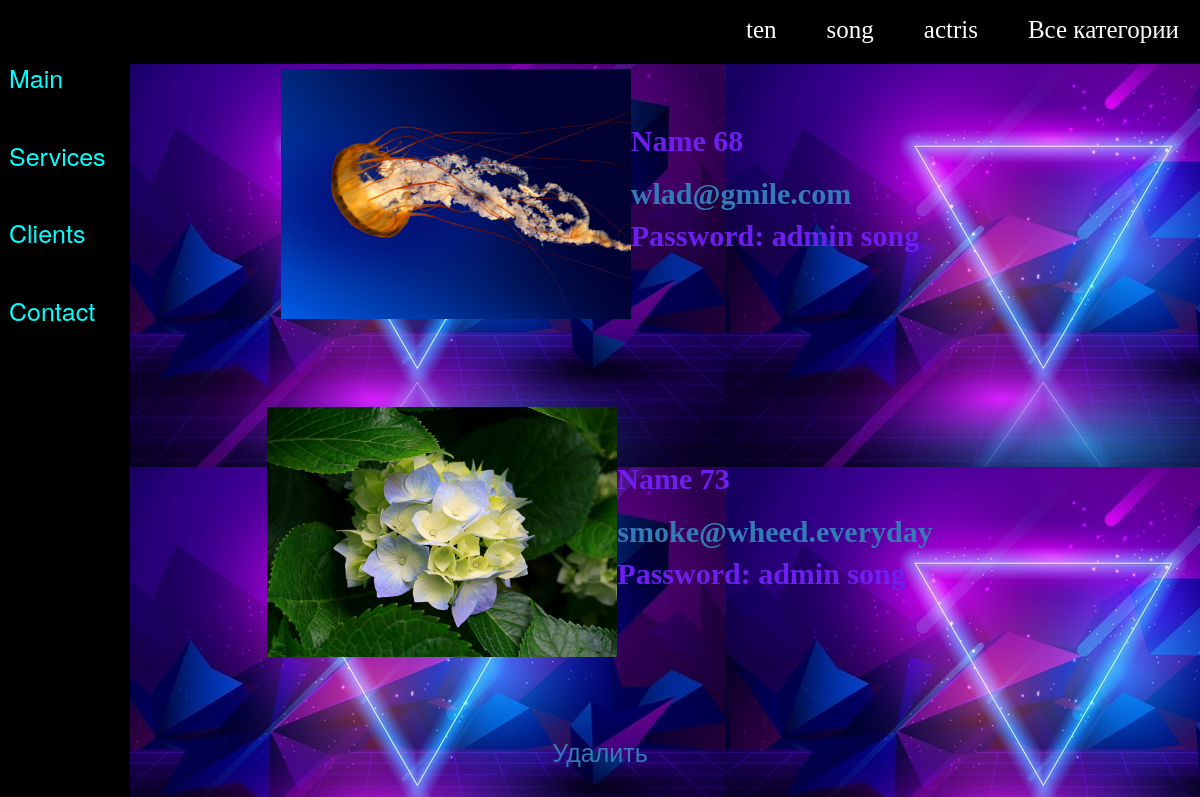
The app's page /category/2/ with its own data.
### djamshut/models.py (models this page shows, shortened)
class Category(models.Model):
    name = models.CharField(max_length=100, db_index=True)
    def __str__(self):
        return self.name
    def get_absolute_url(self):
        return reverse('category', kwargs={'cat_id': self.pk})

class Regis(models.Model):
    name = models.EmailField()
    password = models.CharField(max_length=256)
    category = models.ForeignKey('Category', on_delete=models.PROTECT, null=True)
    photo = models.ImageField(upload_to="photos/%Y/%m/%d/", verbose_name="Фото")
    def get_absolute_url(self):
        return reverse('form', kwargs={'form_id': self.pk})

### djamshut/views.py (the view)
# urls.py: path('category/<int:cat_id>/', views.name_id2, name='category'),
def name_id2(request, cat_id):
    form = Regis.objects.filter(category_id=cat_id)
    context = {
        'form': form,
        'cat_id': cat_id,
        'cat_selected': cat_id,
    }
    return render(request, 'djamshut/clients.html',context=context)

### djamshut/templatetags/regis_tags.py (called while the page is built)
@register.inclusion_tag('djamshut/list_cateories.html')
def show_categories(sort=None, cat_selected=0):
    if not sort:
        cats = Category.objects.all()
    else:
        cats = Category.objects.order_by(sort)
    return {"cats": cats, "cat_selected": cat_selected}

### djamshut/templates/djamshut/clients.html
{% extends 'djamshut/base.html'%}
{% block content %}
{% load regis_tags%}
    <div>
    {% for i in form %}
        <div>
             <form>
                <table class="btn text-info">
                    <tr>
                        <th>
                            <img src="{{i.photo.url}}" width="350" height="250">
                        </th>
                        <th>
                            <p> Name {{i.pk}}</p><a href="{{ i.get_absolute_url }}">{{i.name}}</a>
                            <p>Password: {{i.password}} {{i.category}}</p>
                        </th>
                    </tr>
                </table>
             </form>
        </div>
    {% endfor %}
    <div>
        <h1><a href="/delete/1">Удалить</a></h1>
    </div>
    </div>
{% endblock %}

### djamshut/templates/djamshut/list_cateories.html
{% for c in cats %}
	{% if c.pk == cat_selected %}
		<li class="selected">{{c.name}}</li>
	{% else %}
		<li><a href="{{ c.get_absolute_url }}">{{c.name}}</a></li>
	{% endif %}
{% endfor %}

### djamshut/static/djigit/css/style.css (style rules this page uses)
.top a { margin-top:30px ; padding: 10px 1px 2px 9px; text-decoration: none; font-size: 25px; color: white; display: inline; font-family: "Bodoni MT"; }
.top li { display: inline; float: right; margin-left: 20px; margin-top: 10px; margin-right: 20px; }
form { text-align: center; text-decoration-color: #f2f2f2; margin-left: 0px; margin-top: 50px; width: 100%; padding: 12px 20px; box-sizing: border-box; font-size: 25px; }
body { background-image: url("neon-lights-background-theme_52683-44625.jpg"); background-repeat: revert; background-position: 100px 50px; background-size: auto ; }
.text-info { font-size: 30px; font-family: "Agency FB"; color: #42e5d1; }
p { font-size:30px; font-family: "JetBrains Mono"; color: #6e1eef; }
h1 { text-align: center; margin-left: 0px; margin-top: 50px; width: 100%; padding: 12px 20px; box-sizing: border-box; font-size: 25px; color: hotpink; }

### records on screen
Category: name "actris"
Category: name "song"
Category: name "ten"
Regis: photo (picture), pk "68", name "wlad@gmile.com", password "admin", category "song"
Regis: photo (picture), pk "73", name "smoke@wheed.everyday", password "admin", category "song"
